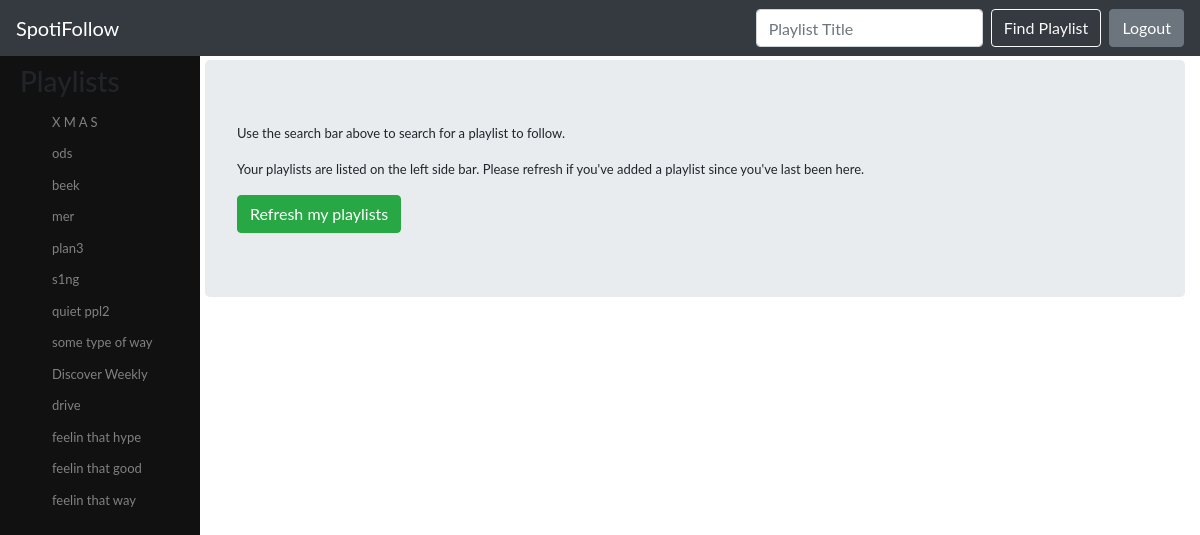
The app's page /playlists/ (signed in) with its own data.
### playlist/models.py (models this page shows, shortened)
class Playlist(models.Model):
	playlist_id = models.CharField(max_length=200, primary_key=True)
	title = models.CharField(max_length=200)
	author = models.CharField(max_length=200)
	href = models.CharField(max_length=500)
	tracks_href = models.CharField(max_length=200)
	tracks = models.ManyToManyField(Track, through='TrackInstance')
	linked = models.BooleanField(default=False)
	origin_playlist = models.ForeignKey('self', null=True, on_delete=models.SET_NULL)

### playlist/views.py (the view)
# urls.py: path('playlists/', views.PlaylistListView.as_view(), name='playlists'),
class PlaylistListView(generic.ListView):
	model = Playlist
	context_object_name = 'playlist_list'
	def get_context_data(self, **kwargs):
		context = super(PlaylistListView, self).get_context_data(**kwargs)
		context['playlist_list'] = Playlist.objects.filter(author=self.request.user)
		return context

### playlist/templates/playlist/playlist_list.html (shortened to what this page needs)
{% extends 'base.html' %}
{% block header_include %}
	{% include "playlist/playlist_header.html" with playlist_list=playlist_list %}
{% endblock header_include %}
{% block content %}
	{% if not playlist_list %}
		<p>You have no playlists!</p>
		<a class="btn btn-success" href="{% url 'get-playlists' %}">Add my playlists</button></a>
	{% else %}
		<p>Use the search bar above to search for a playlist to follow.</p>
		<p>Your playlists are listed on the left side bar. Please refresh if you've added a playlist since you've last been here.</p>
		<a class="btn btn-success" href="{% url 'get-playlists' %}">Refresh my playlists</button></a>
	{% endif %}
{% endblock %}

### playlist/templates/playlist/playlist_header.html
{% extends "base_header.html" %}
{% load static %}
{% block sidenav %}
	{% if playlist_list %}
		<h3>Playlists</h3>
		<ul class="nav flex-column">
		{% for playlist in playlist_list %}
			<li class="nav-item">
				<a class="nav-link" href="{% url 'playlist-detail' playlist.playlist_id %}">{{ playlist.title }}</a>
			</li>
		{% endfor %}
		</ul>
	{% else %}
		<h3>Playlists</h3>
	{% endif %}
{% endblock sidenav %}

### playlist/static/playlist/style.css (style rules this page uses)
body { font-family: "Lato", sans-serif; }
.sidenav a { padding: 6px 6px 6px 32px; text-decoration: none; color: #818181; display: block; font-size: small; }

### records on screen
Playlist: title "X M A S"
Playlist: title "ods"
Playlist: title "beek"
Playlist: title "mer"
Playlist: title "plan3"
Playlist: title "s1ng"
Playlist: title "quiet ppl2"
Playlist: title "some type of way"
Playlist: title "Discover Weekly"
Playlist: title "drive"
Playlist: title "feelin that hype"
Playlist: title "feelin that good"
Playlist: title "feelin that way"
